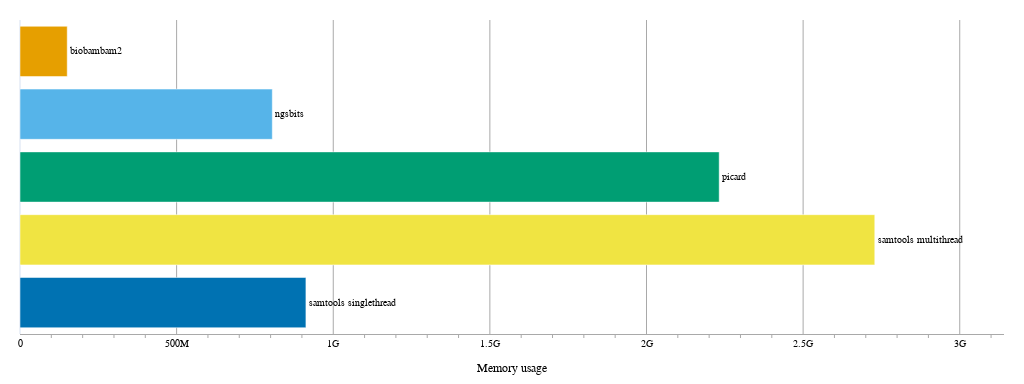

The notebook cell saved with this chart:
### Code cell
figure_memory = go.Figure()

for run_type in type_order:
    figure_memory.add_trace(
        go.Bar(
            name=run_type,
            text=run_type,
            textposition="outside",
            cliponaxis=False,
            y=[run_type],
            x=[df_grouped[df_grouped["type"] == run_type]["rss"].median()],
            orientation="h",
            marker_color=type_to_color[run_type],
        )
    )

figure_memory.update_layout(
    dict(
        width=570,
        height=215,
        margin=dict(l=20, r=20, t=20, b=20),
        template="plotly_white",
        font=dict(family="Arial", color="#000000", size=10),
        showlegend=False,
        xaxis_title="Memory usage",
    )
)
figure_memory.update_xaxes(
    zeroline=True,
    range=[
        0,
        df_grouped["rss"].max() * 1.15,
    ],
    tickformat="~s",
    title_font=dict(family="Arial", color="#000000", size=12),
    showline=True,
    linecolor="darkgrey",
    gridcolor="darkgrey",
    minor_ticks="outside",
    minor_tickcolor="darkgrey",
)
figure_memory.update_yaxes(
    tickangle=270,
    showticklabels=False,
)
figure_memory.write_image("bam2fastqbenchmark_memory.pdf")

figure_memory.update_layout(
    dict(
        width=1024,
        height=384,
    )
)
figure_memory.show()

### Figure 1 — Plotly figure (JSON) as saved in the notebook; plotly's stock layout.template omitted (floating-point values rounded to 4 significant figures)
{"data": [{"cliponaxis": false, "marker": {"color": "#0072b2"}, "name": "samtools singlethread", "orientation": "h", "text": "samtools singlethread", "textposition": "outside", "type": "bar", "x": [912762880], "y": ["samtools singlethread"]}, {"cliponaxis": false, "marker": {"color": "#f0e442"}, "name": "samtools multithread", "orientation": "h", "text": "samtools multithread", "textposition": "outside", "type": "bar", "x": [2728775680], "y": ["samtools multithread"]}, {"cliponaxis": false, "marker": {"color": "#009e73"}, "name": "picard", "orientation": "h", "text": "picard", "textposition": "outside", "type": "bar", "x": [2232053760], "y": ["picard"]}, {"cliponaxis": false, "marker": {"color": "#56b4e9"}, "name": "ngsbits", "orientation": "h", "text": "ngsbits", "textposition": "outside", "type": "bar", "x": [805421056], "y": ["ngsbits"]}, {"cliponaxis": false, "marker": {"color": "#e69f00"}, "name": "biobambam2", "orientation": "h", "text": "biobambam2", "textposition": "outside", "type": "bar", "x": [150765568], "y": ["biobambam2"]}], "layout": {"font": {"color": "#000000", "family": "Arial", "size": 10}, "height": 384, "margin": {"b": 20, "l": 20, "r": 20, "t": 20}, "showlegend": false, "width": 1024, "xaxis": {"gridcolor": "darkgrey", "linecolor": "darkgrey", "minor": {"tickcolor": "darkgrey", "ticks": "outside"}, "range": [0, 3141000000.0], "showline": true, "tickformat": "~s", "title": {"font": {"color": "#000000", "family": "Arial", "size": 12}, "text": "Memory usage"}, "zeroline": true}, "yaxis": {"showticklabels": false, "tickangle": -90}}}
